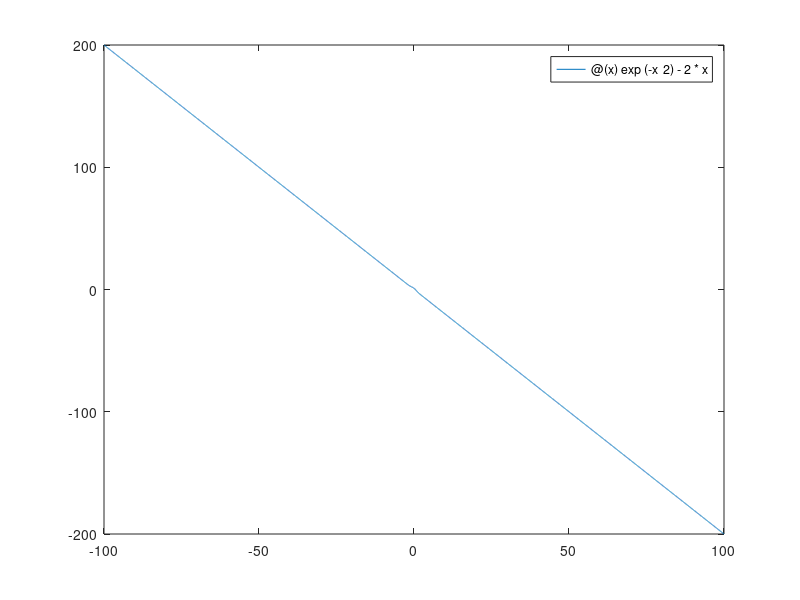
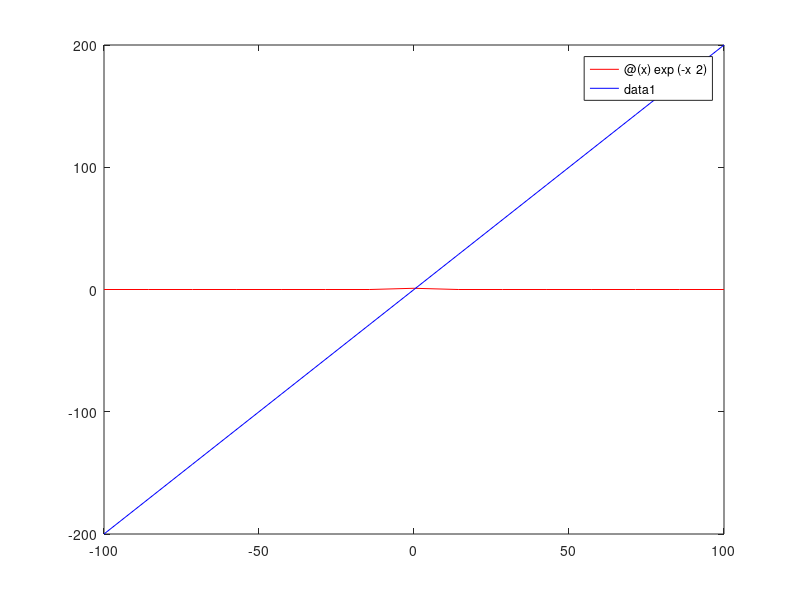

Here is the MATLAB script that generated these plots, in order:
f=@ (x)    exp(-x^2)-2*x

g1=@ (x) exp(-x^2)
g2=@ (x) 2*x


figure(1)
fplot(f,[-100 100])


figure(2)
fplot(g1,[-100 100], 'r')
hold %une os graficos
fplot(g2,[-100 100], 'b')